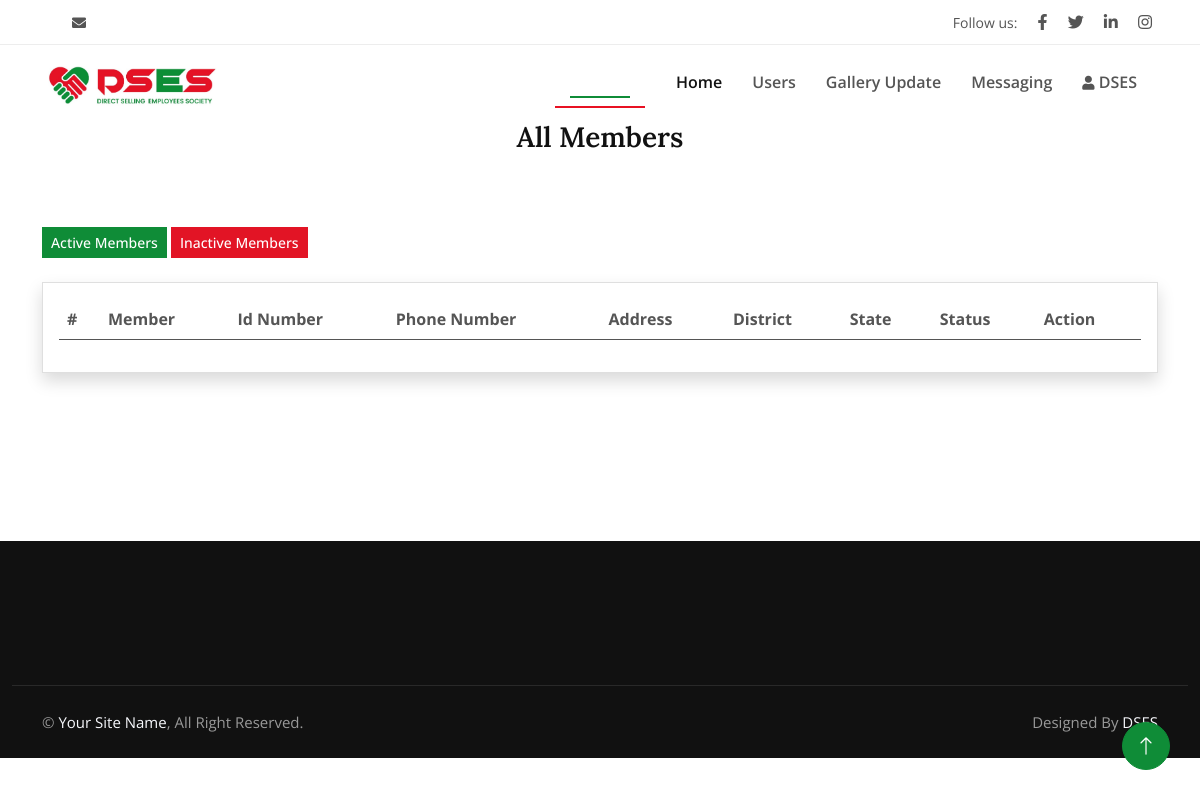
/Users (signed in), run on an earlier commit of the app's database.
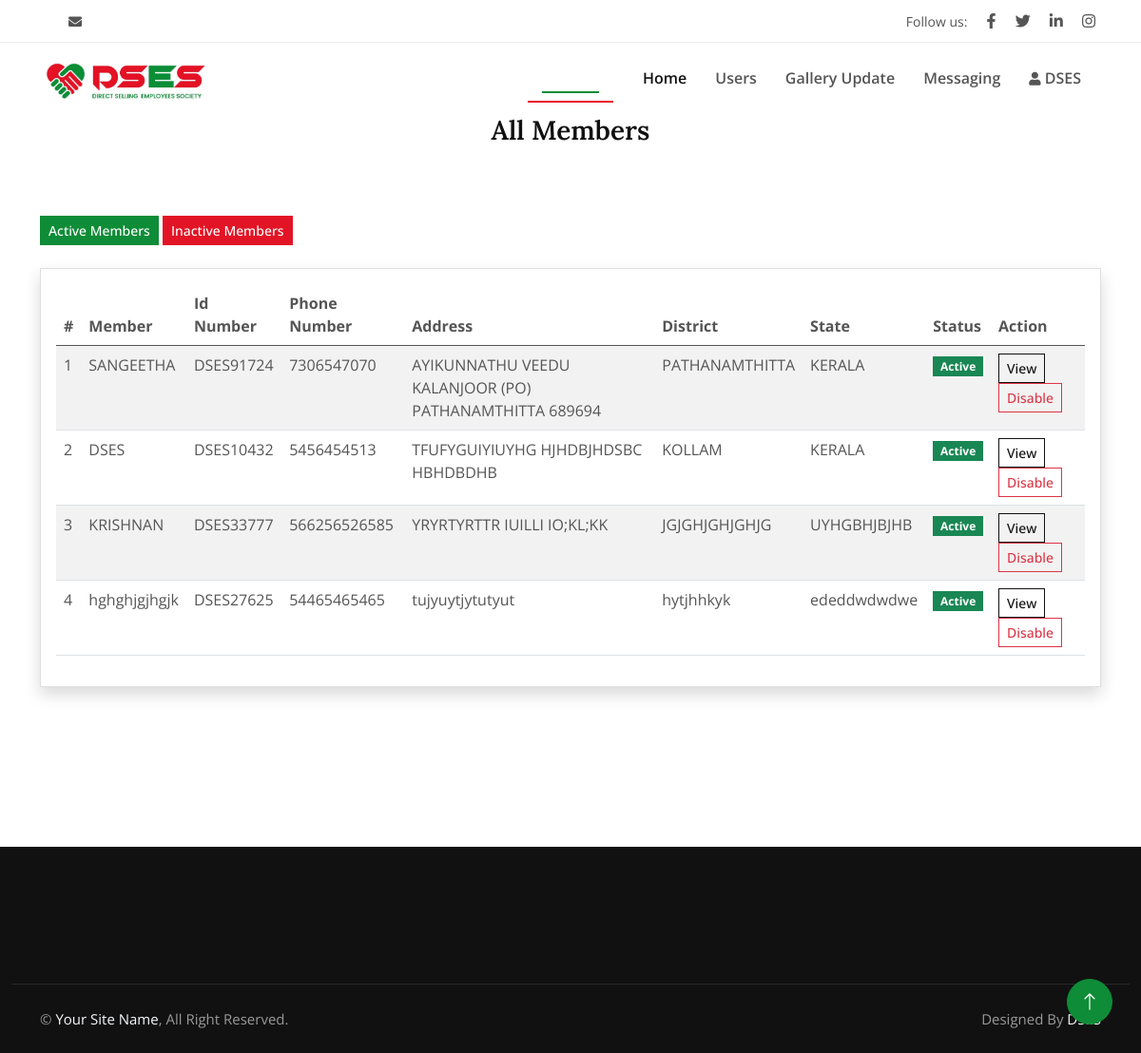
And on a later commit of the database.
### Home/models.py (models this page shows, shortened)
class CustomUser(AbstractBaseUser, PermissionsMixin):
    id_number = models.CharField(max_length=10, unique=True)
    email = models.EmailField(unique=True, verbose_name='email address')
    first_name = models.CharField(max_length=30, blank=True, verbose_name='first name')
    last_name = models.CharField(max_length=30, blank=True, verbose_name='last name')
    phone_number = models.CharField(
        max_length=15,
        blank=True,
        null=True,
        verbose_name='phone number'
    )
    date_of_birth = models.DateField(auto_now_add=False)
    address = models.TextField(blank=True, null=True, verbose_name='address')
    village = models.CharField(max_length=20)
    district = models.CharField(max_length=20)
    state = models.CharField(max_length=20)
    is_active = models.BooleanField(default=True, verbose_name='active')
    is_staff = models.BooleanField(default=False, verbose_name='staff status')
    date_joined = models.DateTimeField(auto_now_add=True, verbose_name='date joined')
    guardian = models.CharField(max_length=20, null=True, blank=True)
    id_card_type = models.CharField(max_length=20, choices=(("PAN CARD","PAN CARD"),("VOTER ID","VOTER ID"),("DRIVING LICENCE","DRIVING LICENCE")))
    id_card_number = models.CharField(max_length=20)
    nominee_name = models.CharField(max_length=20, null=True, blank=True)
    nominee_relation = models.CharField(max_length=20,null=True, blank=True)
    objects = CustomUserManager()
    USERNAME_FIELD = 'id_number'
    REQUIRED_FIELDS = ["first_name", "pancard", "ifsc_code", "phone_number"]
    DSES_idcard = models.BooleanField(default=False)
    blood = models.CharField(max_length=10, default="O+")
    profile_pic = models.FileField(upload_to='profile_pic', null=True, blank=True)
    class Meta:
        verbose_name = 'user'
        verbose_name_plural = 'users'

### Home/decotrator.py (the view)
    def wrapper_func(request,*args,**kwargs):
        if request.user.is_superuser == True:
            return view_func(request,*args,**kwargs)
        else:
            return HttpResponse("<h1 style='text-align:center;color:red'>You dont have permission to view this page<h1><a style='text-align:center;color:green' href='/'>Go back</a>")

### Home/decotrator.py (called while the page is built)
def Access_Control(view_func):
    def wrapper_func(request,*args,**kwargs):
        if request.user.is_superuser == True:
            return view_func(request,*args,**kwargs)
        else:
            return HttpResponse("<h1 style='text-align:center;color:red'>You dont have permission to view this page<h1><a style='text-align:center;color:green' href='/'>Go back</a>")
    return wrapper_func

### Home/views.py (called while the page is built)
@Access_Control
@login_required(login_url='SignIn')
def Users(request):
    users = CustomUser.objects.all().exclude(is_superuser = True)
    context = {
        "users":users
    }
    return render(request,"admin_users.html",context)

### templates/admin_users.html (shortened to what this page needs)
{% extends 'admin.html' %}
{% load static %}
{% block content %}
<div class="container-fluid py-6">
    <div class="container">
        <div class="section-header text-center mx-auto mb-5 wow fadeInUp" data-wow-delay="0.1s"
            style="max-width: 500px;">
            <h1 class="h3 mb-3">All Members</h1>
        </div>
        <link rel="stylesheet" href="{%static 'dashboard/css/dataTables.bootstrap4.css' %}">
        <div class="row my-4">
            <div class="col-12">
                <div class="row align-items-center my-4">
                    <div class="col">
                        <a class="btn btn-sm btn-primary" href="{%url 'Active_members_list' %}" >Active Members</a>
                        <a class="btn btn-sm btn-secondary" href="{%url 'Inctive_members_list' %}">Inactive Members</a>
                    </div>
                </div>
                <div class="col-md-12">
                    <div class="card shadow" style="overflow: auto;">
                        <div class="card-body">
                            <table class="table table-striped datatables" id="dataTable-1">
                                <thead>
                                    <tr>
                                        <th>#</th>
                                        <th>Member </th>
                                        <th>Id Number</th>
                                        <th>Phone Number</th>
                                        <th>Address</th>
                                        <th>District</th>
                                        <th>State</th>
                                        <th>Status</th>
                                        <th>Action</th>
                                    </tr>
                                </thead>
                                <tbody>
                                    {% for item in users %}
                                    <tr>
                                        <td>{{forloop.counter}}</td>
                                        <td>{{item.first_name}}</td>
                                        <td>{{item.id_number}}</td>
                                        <td>{{item.phone_number}}</td>
                                        <td>{{item.address}}</td>
                                        <td>{{item.district}}</td>
                                        <td>{{item.state}}</td>
                                        <td>
                                            {%if item.is_active == True %}
                                            <span class="badge bg-success">Active</span>
                                            {% else %}
                                            <span class="badge bg-warning">Inactive</span>
                                            {% endif %}
                                        </td>
                                        <td>
                                            <a href="{%url 'Membersingleview' item.id %}"
                                                class="btn btn-outline-dark btn-sm">View</a>
                                            {%if item.is_active == True %}
                                            <a href="{%url 'Disable_user' item.id %}"
                                                class="btn btn-outline-danger btn-sm">Disable</a>
                                            {% else %}
                                            <a href="{%url 'Disable_user' item.id %}"
                                                class="btn btn-outline-success btn-sm">Actvate</a>
                                            {% endif %}
                                        </td>
                                    </tr>
                                    {% endfor %}
                                </tbody>
                            </table>
                        </div>
                    </div>
                </div>
            </div>
        </div>
    </div>
</div>
{% endblock %}

What changed in the data, as far as the page shows it:
added CustomUser: first_name "SANGEETHA", id_number "DSES91724", phone_number "7306547070", address "AYIKUNNATHU VEEDU KALANJOOR (PO) PATHANAMTHITTA 689694", district "PATHANAMTHITTA", state "KERALA", is_active "Active"
added CustomUser: first_name "DSES", id_number "DSES10432", phone_number "5456454513", address "TFUFYGUIYIUYHG HJHDBJHDSBC HBHDBDHB", district "KOLLAM", state "KERALA", is_active "Active"
added CustomUser: first_name "KRISHNAN", id_number "DSES33777", phone_number "566256526585", address "YRYRTYRTTR IUILLI IO;KL;KK", district "JGJGHJGHJGHJG", state "UYHGBHJBJHB", is_active "Active"
added CustomUser: first_name "hghghjgjhgjk", id_number "DSES27625", phone_number "54465465465", address "tujyuytjytutyut", district "hytjhhkyk", state "ededdwdwdwe", is_active "Active"
